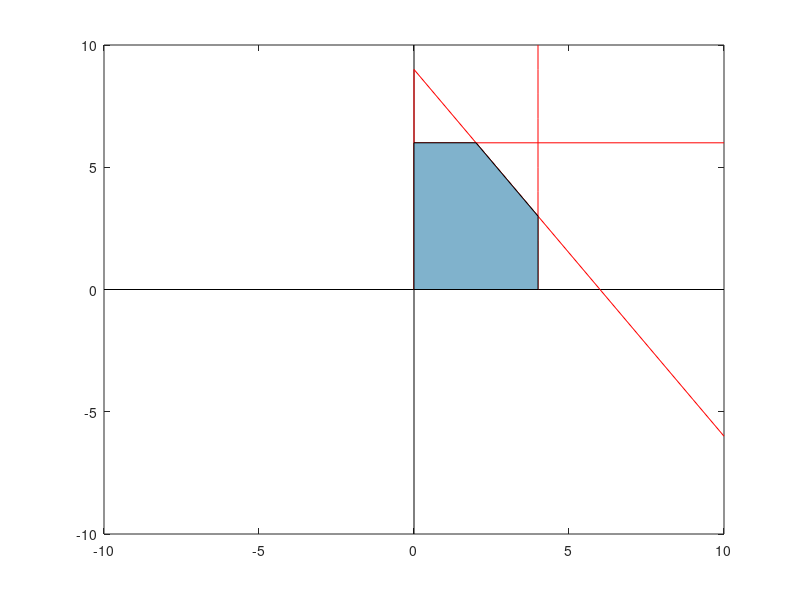

Write MATLAB code to recreate this figure. (Note: this script raises an error after producing the figure.)
clear;
clc;
format long
vars = {'Z1' 'Z2' 'Z3' 'Z4' 'Z5' 'Z6' 'Z7' 'Z8' 'Precisao'};
data='data.xlsx';
% x0=[1 2;2 1;1 3;3 1;2 3;3 2];
% a=[.75 .9 .7 .85 .6 .8];
x0=[1 2;2 1];
a=[.75 .9];
Z = ones(size(x0,1)*size(a,2),8);
iter=8;
xb=0:10;
yb=0:10;
u=1;
v=1;
XX=[];
ZZ=[];
EE=[];
cont = 1;
sheet=1;
for k=1:size(x0,1)
    for i=1:size(a,2)
        msg=sprintf('Ponto Inicial x0: [%d,%d] e Alfa: %.2f',...
            x0(k,1),x0(k,2),a(i));
        figure('Name',msg)
        grid on;
        plot([0 0],[-10 10],'k',[-10 10],[0 0],'k',xb,(9-1.5*xb),'r',...
            4*ones(1,size(yb,2)),yb,'r',xb,6*ones(1,size(xb,2)),'r',...
            [0 0],[0 9],'r',[0 4],[0 0],'r')
        hold on;
         fill([0 0 2 4 4],[0 6 6 3 0],[.5 .7 .8])
         hold on;
         
        [Z X E] = PontosInteriores(x0(k,:),a(i),cont,data,sheet);
        sheet=sheet+1;
        cont = 1;
        XS=[x0(k,1) X(:,1)'];
        YS=[x0(k,2) X(:,2)'];
        plot(XS,YS,'k','LineWidth',1);

        XX=vertcat(XX,X);
        ZZ=vertcat(ZZ,Z);
        EE=horzcat(EE,E);
        Names(v,1)={sprintf('[%d,%d] a=%.2f',x0(k,1),x0(k,2),a(i))};
        v = v+1;
    end
end
% close all;
for i=1:(size(x0,1)*size(a,2))
    for j=1:iter+1
        if j<9
            tab(i,j) = {sprintf('[%.4f,%.4f] = %f',XX(u,1),XX(u,2),ZZ(u))};
            u = u+1;
        else
            tab(i,j)={num2str(EE(i),'%f')};
        end
    end
end

T = table(tab(:,1),tab(:,2),tab(:,3),tab(:,4),tab(:,5),tab(:,6),...
    tab(:,7),tab(:,8),tab(:,9),'VariableName',vars,'RowNames',Names)  
